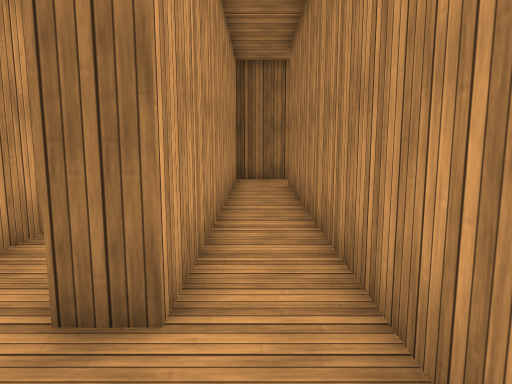
View 1 (above)

15 first-person views from a walk through a Unity game level. The camera is 1.5 m above the floor, tilts 8° down and sees 70° across. Doors are open. The floor is counted in squares, 1 m on a side. Each view is taken from the middle of a square. On the plan, view 1 faces up. The plan holds only what a view shows up to about 16 squares ahead; the rest is blank. The place goes on beyond the plan. The player character is not drawn. Surface patterns are stand-ins for the level's own textures.

View 2
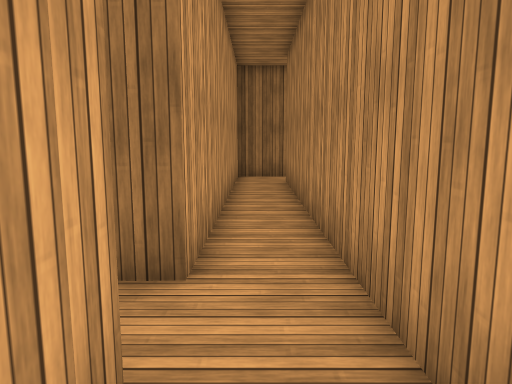

View 3
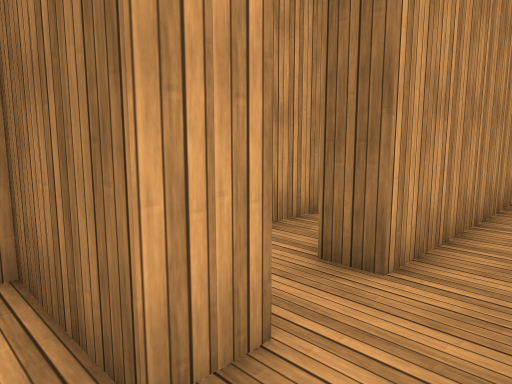

View 4
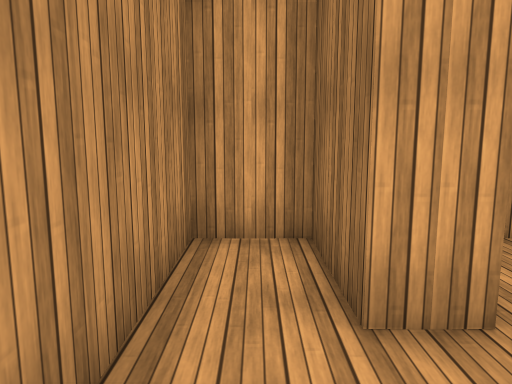

View 5
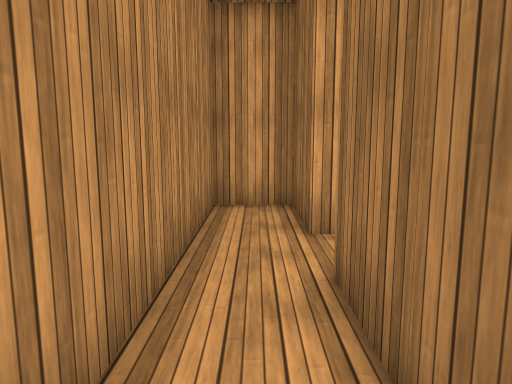

View 6
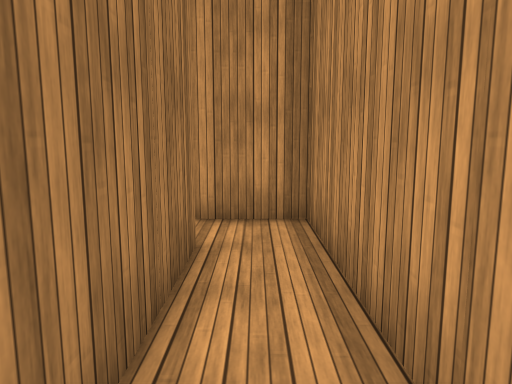

View 7
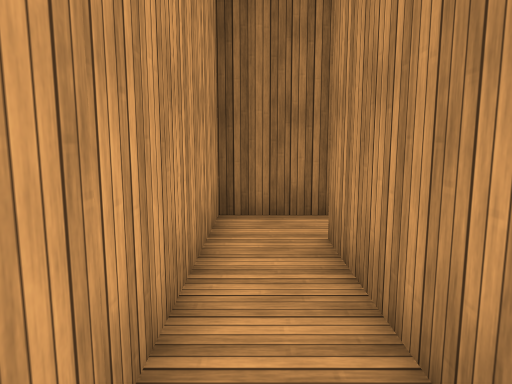

View 8
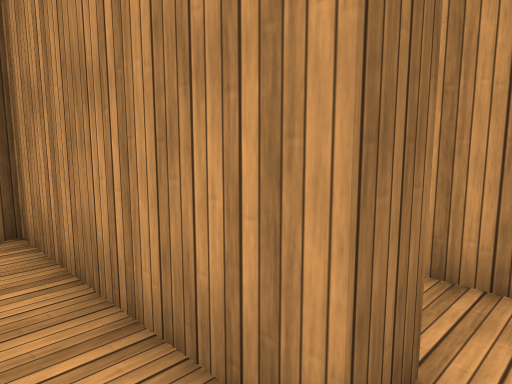

View 9
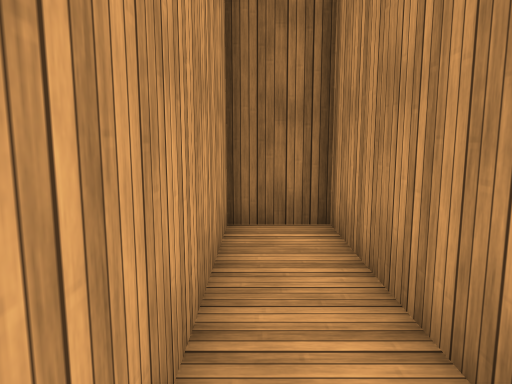

View 10
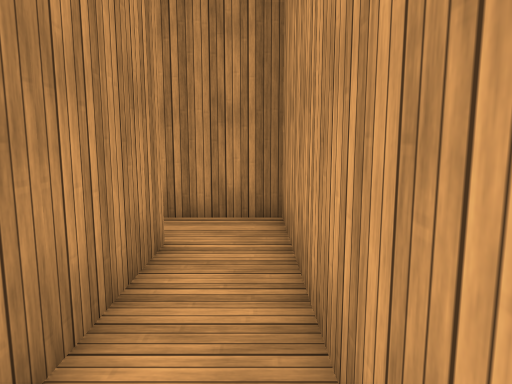

View 11
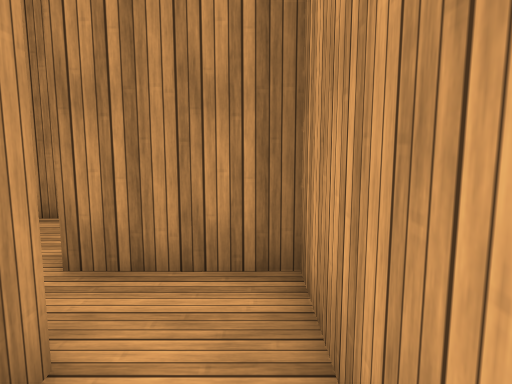

View 12
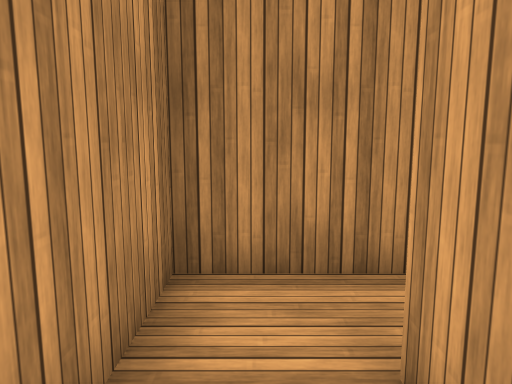

View 13
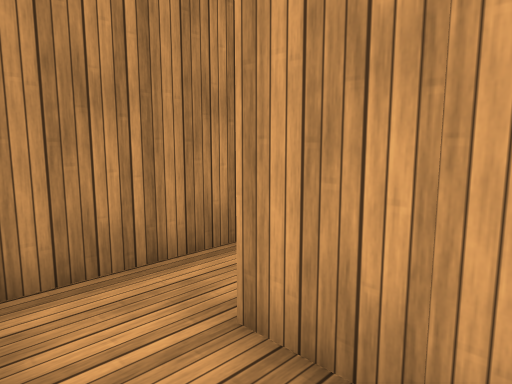

View 14
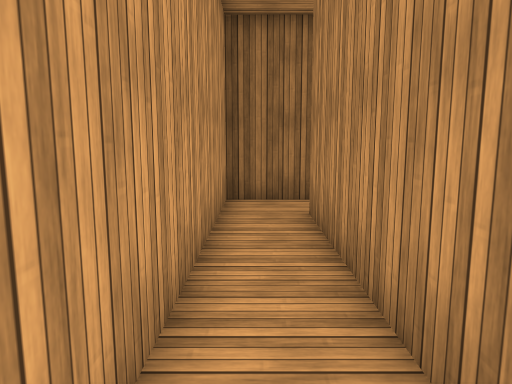

View 15
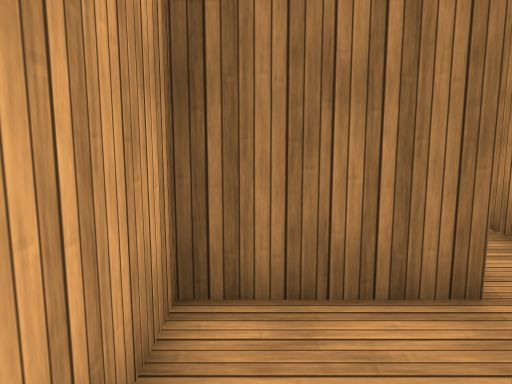

### Floor plan
Key: @ floor where view 1 was taken; # wall or solid block; . floor.
Columns run from 4 left of view 1 to 7 right of it. Each row starts with its distance up from view 1.
 14    ####
 13    #...
 12    #.#
 11    #.#
 10    #.#
  9 ####.#
  8 #.##.#
  7 #.##.#
  6 #.##.#
  5 #.##.#
  4 #.##.#
  3 #.##.#
  2 #....#   #..
  1 ####.#   #.#
  0 ####@#####.#
 -1 #..........#
 -2 ############

Where each view was taken, in squares from view 1:
view 1: 0 up, 0 right, facing up
view 2: 1 down, 0 right, facing up
view 3: 1 down, 1 right, facing up-left
view 4: 1 down, 2 right, facing left
view 5: 1 down, 5 right, facing left
view 6: 1 down, 0 right, facing right
view 7: 7 up, 0 right, facing up
view 8: 2 up, 3 left, facing up-right
view 9: 2 up, 3 left, facing up
view 10: 8 up, 3 left, facing down
view 11: 5 up, 3 left, facing down
view 12: 2 up, 6 right, facing down
view 13: 2 up, 7 right, facing down-left
view 14: 5 up, 0 right, facing up
view 15: 11 up, 0 right, facing up
